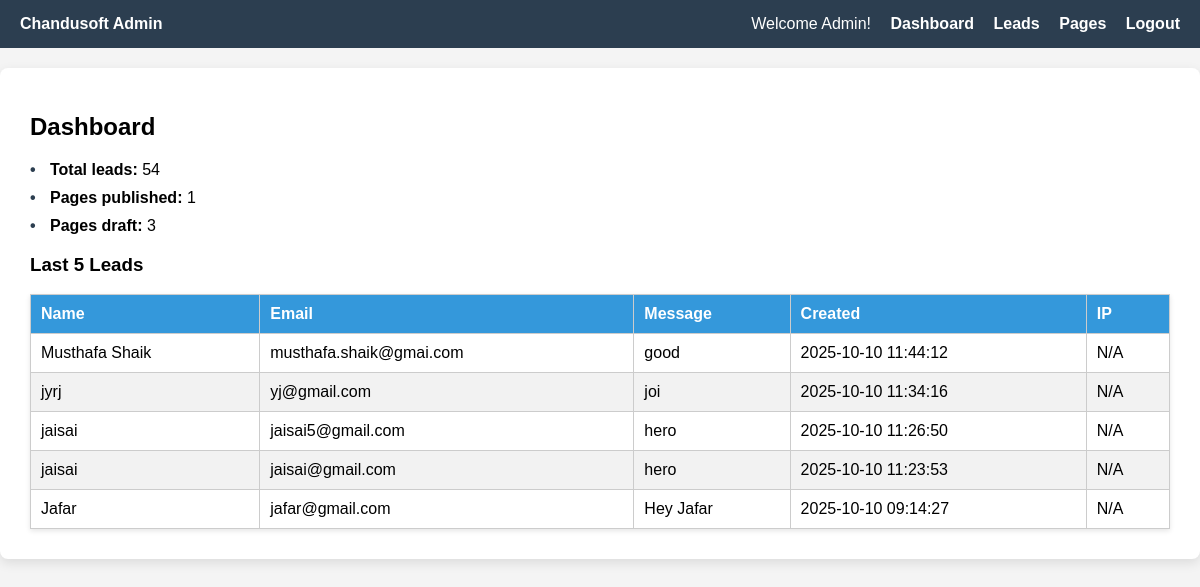
The app's page /app/dashboard.php (signed in), older data.
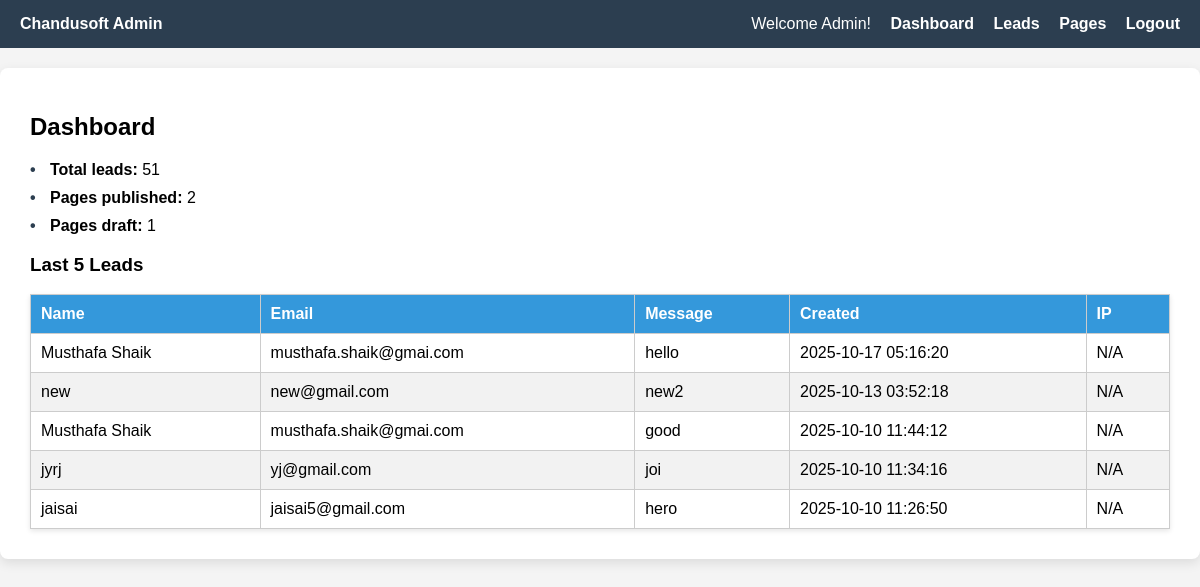
The same page, newer data.
### tables this page shows
CREATE TABLE `leads` (
  `id` int unsigned NOT NULL AUTO_INCREMENT,
  `name` varchar(100) NOT NULL,
  `email` varchar(100) NOT NULL,
  `message` text NOT NULL,
  `created_at` timestamp NULL DEFAULT CURRENT_TIMESTAMP,
  `IP` varchar(45) DEFAULT NULL,
  PRIMARY KEY (`id`)
);

### app/dashboard.php (the view, shortened to what this page needs)
<?php
$user = $_SESSION['user'];
$role = htmlspecialchars(ucfirst($user['role'] ?? 'Editor'));
$conn = new mysqli('localhost', 'root', '', 'chandusoft');
$resultLatest = $conn->query("SELECT * FROM leads ORDER BY id DESC LIMIT 5");
$totalLeadsResult = $conn->query("SELECT COUNT(*) AS count FROM leads");
$totalLeads = $totalLeadsResult->fetch_assoc()['count'];
$publishedPagesResult = $conn->query("SELECT COUNT(*) AS count FROM pages WHERE status='published'");
$publishedPages = $publishedPagesResult->fetch_assoc()['count'];
$draftPagesResult = $conn->query("SELECT COUNT(*) AS count FROM pages WHERE status='draft'");
$draftPages = $draftPagesResult->fetch_assoc()['count'];
?>
<!DOCTYPE html>
<html lang="en">
<head>
</head>
<body>
<div class="navbar">
    <div><strong>Chandusoft Admin</strong></div>
    <div class="links">
        Welcome <?= $role ?>!
        <a href="/app/dashboard">Dashboard</a>
        <a href="/admin/admin-leads">Leads</a>
        <a href="/admin/pages">Pages</a>
        <a href="/admin/logout">Logout</a>
    </div>
</div>
<div class="dashboard-box">
    <h2>Dashboard</h2>
    <ul>
        <li><strong>Total leads:</strong> <?= number_format($totalLeads) ?></li>
        <li><strong>Pages published:</strong> <?= number_format($publishedPages) ?></li>
        <li><strong>Pages draft:</strong> <?= number_format($draftPages) ?></li>
    </ul>
    <h3>Last 5 Leads</h3>
    <table>
        <thead>
            <tr>
                <th>Name</th>
                <th>Email</th>
                <th>Message</th>
                <th>Created</th>
                <th>IP</th>
            </tr>
        </thead>
        <tbody>
            <?php while ($row = $resultLatest->fetch_assoc()): ?>
                <tr>
                    <td><?= htmlspecialchars($row['name']) ?></td>
                    <td><?= htmlspecialchars($row['email']) ?></td>
                    <td><?= htmlspecialchars($row['message']) ?></td>
                    <td><?= htmlspecialchars($row['created_at']) ?></td>
                    <td><?= !empty($row['IP']) ? htmlspecialchars($row['IP']) : 'N/A' ?></td>
                </tr>
            <?php endwhile; ?>
        </tbody>
    </table>
</div>
</body>
</html>

### app/dashboard.php (style rules this page uses)
body { font-family: Arial, sans-serif; background: #f4f4f4; margin: 0; padding: 0; }
.navbar { background-color: #2c3e50; color: white; padding: 15px 20px; display: flex; justify-content: space-between; align-items: center; }
.navbar .links a { color: white; text-decoration: none; margin-left: 15px; font-weight: bold; }
.dashboard-box { background: #fff; border-radius: 8px; padding: 30px; box-shadow: 0 4px 12px rgba(0,0,0,0.1); max-width: 1200px; margin: 20px auto; }
h2 { margin-top: 15px; }
ul { list-style: none; padding-left: 0; }
li { margin-bottom: 10px; position: relative; padding-left: 20px; }
li::before { content: "•"; position: absolute; left: 0; color: #2c3e50; font-weight: bold; }
table { border-collapse: collapse; width: 100%; margin-top: 15px; box-shadow: 0 2px 5px rgba(0,0,0,0.1); }
th, td { border: 1px solid #ccc; padding: 10px; text-align: left; }
th { background-color: #3498db; color: white; }
tr:nth-child(even) { background: #f2f2f2; }

Row changes from the older to the newer data that the page shows:
removed leads: name "jaisai", email "jaisai@gmail.com", message "hero", created_at "2025-10-10 11:23:53", shows "N/A"
removed leads: name "Jafar", email "jafar@gmail.com", message "Hey Jafar", created_at "2025-10-10 09:14:27", shows "N/A"
added leads: name "Musthafa Shaik", email "musthafa.shaik@gmai.com", message "hello", created_at "2025-10-17 05:16:20", shows "N/A"
added leads: name "new", email "new@gmail.com", message "new2", created_at "2025-10-13 03:52:18", shows "N/A"
Text that changed along with them:
$totalLeads: "54" → "51"
$publishedPages: "1" → "2"
$draftPages: "3" → "1"
